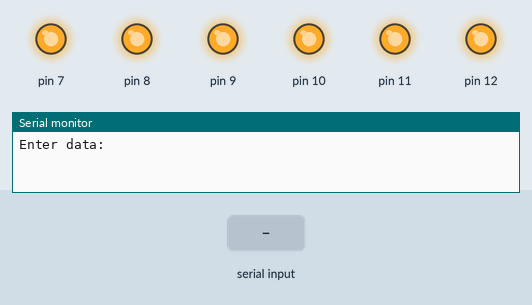
Simulated run of this sketch. Board: Arduino Uno, built with avr-gcc and run on an emulated ATmega328P. On the bench: output pins drawn as LEDs (lit = HIGH), the last lines printed to the serial monitor. The test bench sets the inputs (shaded band).

Above: at 0.9 s.
1.0 s: "-" received over Serial
At 1.8 s:
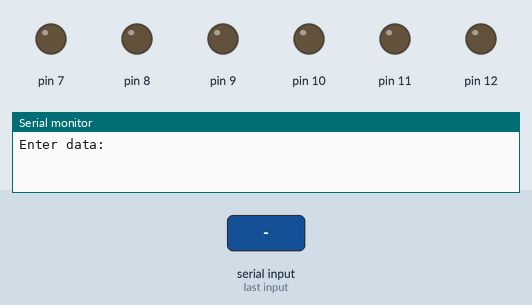
At 2.8 s:
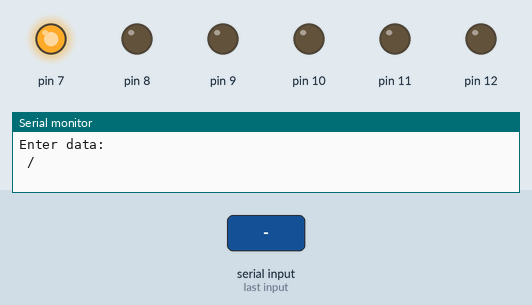
Timing chart, 0 to 4.3 s (numbered marks = the images above; inputs shaded):
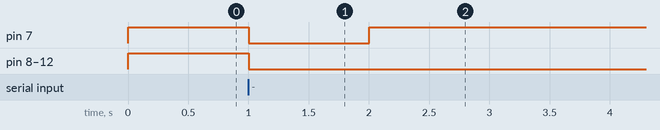

Measured:
- after the input at 1.0 s, pin 7: HIGH → LOW at once, → HIGH 1.0 s later; pin 8–12: HIGH → LOW at once

The sketch:

arduino_morse_encoder.ino
```cpp
#define BASE_DELAY 2000
//morse code from A to Z
String const morseCode[] =
{
  ".-", "-...", "-.-.", "-..", ".", "..-.",
  "--.", "....", "..", ".---", "-.-", ".-..", "--", "-.", "---", ".--.", "--.-",
  ".-.", "...", "-", "..-", "...-", ".--", "-..-", "-.--", "--.."
};

int StringCount = 0;

void setup()
{
  Serial.begin(9600);
  while (!Serial) { }; // wait for initialization.
  setPinModes();

  Serial.println("Enter data:");
  testSignal(true);
  while (Serial.available() == 0) {}  //wait for data available
  testSignal(false);
  String words[20];
  String morseCodeValue;
  String text = Serial.readString();  //read until timeout
  text.trim();                        // remove any \r \n whitespace at the end of the String
  for (int i = 0; i < text.length(); i++)
  {
    if (text[i] != ' ')
      {
        text[i]=toupper(text[i]);
        morseCodeValue+=morseCode[text[i]-'A']+" ";
      }
      if (text[i] ==' ')
      {
        morseCodeValue+="/ ";
      }
  }
  while(morseCodeValue.length() > 0)
  {
    int index = morseCodeValue.indexOf(' ');
    if (index == -1) // No space found
    {
      words[StringCount++] = morseCodeValue;
      break;
    }
    else
    {
      words[StringCount++] = morseCodeValue.substring(0, index);
      morseCodeValue = morseCodeValue.substring(index+1);
    }
  }

  for (int i = 0; i < StringCount; i++)
  {
    String word = words[i];
    Serial.print(' ');
    for (int j = 0; j < word.length(); j++)
    {
      if (word[j] == '-')
      {
        Serial.print('-');
        digitalWrite(8+j, true);
        delay(BASE_DELAY);
        digitalWrite(8+j,false);
        delay(BASE_DELAY);
        digitalWrite(8+j,true);
        delay(BASE_DELAY);
        digitalWrite(8+j,false);
      }
      else if (word[j] == '.')
      {
        Serial.print('.');
        digitalWrite(8+j, true);
        delay(3 * BASE_DELAY);
        digitalWrite(8+j,false);

      }
      else
      {
        Serial.print('/');
        digitalWrite(7, true);
        delay(BASE_DELAY);
        digitalWrite(7,false);
      }
    }
  }
}

void loop()
{

}

// sends signal on all used pins
void testSignal(bool light)
{
  digitalWrite(7, light);
  digitalWrite(8, light);
  digitalWrite(9, light);
  digitalWrite(10, light);
  digitalWrite(11, light);
  digitalWrite(12, light);
}

void setPinModes()
{
  pinMode(7, OUTPUT);
  pinMode(8, OUTPUT);
  pinMode(9, OUTPUT);
  pinMode(10, OUTPUT);
  pinMode(11, OUTPUT);
  pinMode(12, OUTPUT);
}
```
